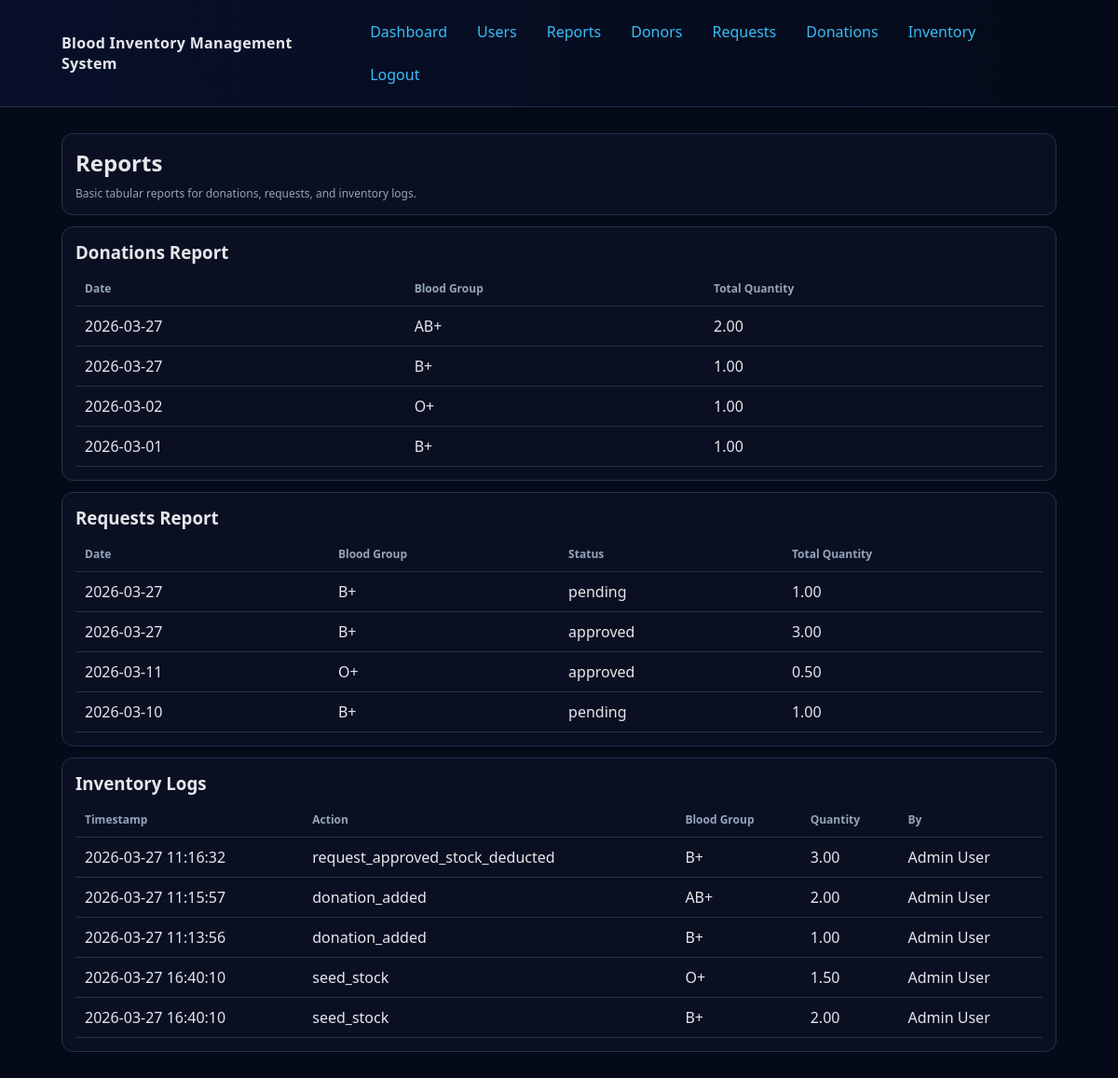
The app's page /reports (signed in) with its own data.
### tables this page shows
CREATE TABLE IF NOT EXISTS `inventory_logs` (
  `id` int NOT NULL AUTO_INCREMENT,
  `action` varchar(120) NOT NULL,
  `blood_group` varchar(5) NOT NULL,
  `quantity` decimal(8,2) NOT NULL,
  `performed_by` int NOT NULL,
  `timestamp` datetime NOT NULL,
  PRIMARY KEY (`id`),
  KEY `fk_log_user` (`performed_by`)
);

CREATE TABLE IF NOT EXISTS `users` (
  `id` int NOT NULL AUTO_INCREMENT,
  `name` varchar(120) NOT NULL,
  `email` varchar(180) NOT NULL,
  `password` varchar(255) NOT NULL,
  `role` enum('admin','receptionist','collection_staff') NOT NULL,
  `status` tinyint(1) NOT NULL DEFAULT '1',
  `created_at` datetime NOT NULL,
  PRIMARY KEY (`id`),
  UNIQUE KEY `email` (`email`)
);

### core/Controller.php (called while the page is built, shortened)
<?php
abstract class Controller
{
    protected function view(string $view, array $data = []): void
    {
        extract($data);
        $currentUser = Auth::user();
        $appName = config('app_name');
        require __DIR__ . '/../app/views/layouts/header.php';
        require __DIR__ . '/../app/views/' . $view . '.php';
        require __DIR__ . '/../app/views/layouts/footer.php';
    }
}

### app/controllers/ReportController.php (called while the page is built, shortened)
<?php
class ReportController extends Controller
{
    public function index(): void
    {
        $db = Database::connection();
        $donations = $db->query('
            SELECT d.date, d.blood_group, SUM(d.quantity) AS total_quantity
            FROM donations d
            GROUP BY d.date, d.blood_group
            ORDER BY d.date DESC, d.blood_group
            LIMIT 100
        ')->fetchAll();
        $requests = $db->query('
            SELECT r.date, r.blood_group, r.status, SUM(r.quantity) AS total_quantity
            FROM requests r
            GROUP BY r.date, r.blood_group, r.status
            ORDER BY r.date DESC, r.blood_group
            LIMIT 200
        ')->fetchAll();
        $logs = $db->query('
            SELECT l.*, u.name AS performed_by_name
            FROM inventory_logs l
            LEFT JOIN users u ON u.id = l.performed_by
            ORDER BY l.id DESC
            LIMIT 200
        ')->fetchAll();
        $this->view('reports/index', compact('donations', 'requests', 'logs'));
    }
}

### public/index.php (called while the page is built, shortened)
<?php
require __DIR__ . '/../core/Helpers.php';
require __DIR__ . '/../core/Auth.php';
require __DIR__ . '/../core/Controller.php';
require __DIR__ . '/../core/App.php';
require __DIR__ . '/../app/controllers/ReportController.php';
try {
    (new App())->run();
} catch (Throwable $e) {
    http_response_code(500);
    if ((bool) ($_ENV['APP_DEBUG'] ?? true)) {
        echo '<pre>' . e($e->getMessage()) . "\n" . e($e->getFile()) . ':' . e((string) $e->getLine()) . "\n\n" . e($e->getTraceAsString()) . '</pre>';
        exit;
    }
    echo 'Server error';
}

### config/config.php (called while the page is built, shortened)
<?php
return [
    'app_name' => 'Blood Inventory Management System',
    'base_path' => '',
    'db' => [
        'host' => '127.0.0.1',
        'port' => '3306',
        'name' => 'blood',
        'user' => 'root',
        'pass' => '',
        'charset' => 'utf8mb4',
    ],
];

### core/Helpers.php (called while the page is built, shortened)
<?php
function config(string $key, mixed $default = null): mixed
{
    static $config = null;
    if ($config === null) {
        $config = require __DIR__ . '/../config/config.php';
    }
    $parts = explode('.', $key);
    $value = $config;
    foreach ($parts as $part) {
        $value = $value[$part];
    }
    return $value;
}
function e(?string $value): string
{
    return htmlspecialchars((string) $value, ENT_QUOTES, 'UTF-8');
}

### core/Auth.php (called while the page is built, shortened)
<?php
class Auth
{
    public static function user(): ?array
    {
        return $_SESSION['user'] ?? null;
    }
}

### app/views/reports/index.php (the view, shortened to what this page needs)
<div class="card">
    <h2 style="margin:0 0 8px">Reports</h2>
    <div class="small">Basic tabular reports for donations, requests, and inventory logs.</div>
</div>
<div class="card">
    <h3 style="margin:0 0 8px">Donations Report</h3>
    <table>
        <thead><tr><th>Date</th><th>Blood Group</th><th>Total Quantity</th></tr></thead>
        <tbody>
        <?php foreach ($donations as $r): ?>
            <tr><td><?= e($r['date']) ?></td><td><?= e($r['blood_group']) ?></td><td><?= e((string) $r['total_quantity']) ?></td></tr>
        <?php endforeach; ?>
        </tbody>
    </table>
</div>
<div class="card">
    <h3 style="margin:0 0 8px">Requests Report</h3>
    <table>
        <thead><tr><th>Date</th><th>Blood Group</th><th>Status</th><th>Total Quantity</th></tr></thead>
        <tbody>
        <?php foreach ($requests as $r): ?>
            <tr><td><?= e($r['date']) ?></td><td><?= e($r['blood_group']) ?></td><td><?= e($r['status']) ?></td><td><?= e((string) $r['total_quantity']) ?></td></tr>
        <?php endforeach; ?>
        </tbody>
    </table>
</div>
<div class="card">
    <h3 style="margin:0 0 8px">Inventory Logs</h3>
    <table>
        <thead><tr><th>Timestamp</th><th>Action</th><th>Blood Group</th><th>Quantity</th><th>By</th></tr></thead>
        <tbody>
        <?php foreach ($logs as $l): ?>
            <tr>
                <td><?= e($l['timestamp']) ?></td>
                <td><?= e($l['action']) ?></td>
                <td><?= e($l['blood_group']) ?></td>
                <td><?= e((string) $l['quantity']) ?></td>
                <td><?= e($l['performed_by_name'] ?? '-') ?></td>
            </tr>
        <?php endforeach; ?>
        </tbody>
    </table>
</div>

### core/App.php (shortened to what this page needs)
<?php
class App
{
    private array $routes;
    public function __construct()
    {
        $this->routes = require __DIR__ . '/../routes/web.php';
    }
    public function run(): void
    {
        $method = $_SERVER['REQUEST_METHOD'];
        $uri = parse_url($_SERVER['REQUEST_URI'], PHP_URL_PATH) ?? '/';
        $uri = $uri === '' ? '/' : $uri;
        foreach ($this->routes as $route) {
            if ($method !== $route['method']) {
                continue;
            }
            $pattern = '#^' . preg_replace('/\{id\}/', '([0-9]+)', $route['path']) . '$#';
            if (preg_match($pattern, $uri, $matches) === 1) {
                array_shift($matches);
                [$controllerName, $action] = $route['handler'];
                $controller = new $controllerName();
                $controller->{$action}(...array_map('intval', $matches));
                return;
            }
        }
    }
}

### app/views/layouts/header.php (shortened to what this page needs)
<!doctype html>
<html lang="en">
<head>
    <link rel="stylesheet" href="<?= e(rtrim((string) config('base_path', ''), '/')) ?>/assets/style.css">
</head>
<body>
<div class="topbar">
    <div class="wrap">
        <div class="brand"><?= e($appName) ?></div>
        <div class="nav">
            <?php if ($currentUser): ?>
                <a href="<?= e(rtrim((string) config('base_path', ''), '/')) ?>/dashboard">Dashboard</a>
                <?php if ($currentUser['role'] === 'admin'): ?>
                    <a href="<?= e(rtrim((string) config('base_path', ''), '/')) ?>/users">Users</a>
                    <a href="<?= e(rtrim((string) config('base_path', ''), '/')) ?>/reports">Reports</a>
                <?php endif; ?>
                <?php if (in_array($currentUser['role'], ['admin','receptionist'], true)): ?>
                    <a href="<?= e(rtrim((string) config('base_path', ''), '/')) ?>/donors">Donors</a>
                    <a href="<?= e(rtrim((string) config('base_path', ''), '/')) ?>/requests">Requests</a>
                <?php endif; ?>
                <?php if (in_array($currentUser['role'], ['admin','collection_staff'], true)): ?>
                    <a href="<?= e(rtrim((string) config('base_path', ''), '/')) ?>/donations">Donations</a>
                    <a href="<?= e(rtrim((string) config('base_path', ''), '/')) ?>/inventory">Inventory</a>
                <?php endif; ?>
                <a href="<?= e(rtrim((string) config('base_path', ''), '/')) ?>/logout">Logout</a>
            <?php else: ?>
                <a href="<?= e(rtrim((string) config('base_path', ''), '/')) ?>/login">Login</a>
            <?php endif; ?>
        </div>
    </div>
</div>
<div class="wrap">

### app/views/layouts/footer.php (shortened to what this page needs)
</div>
</body>
</html>

### public/assets/style.css (style rules this page uses)
:root { --bg:#0f172a; --card:#0b1225; --text:#e5e7eb; --muted:#94a3b8; --line:#23314f; --accent:#38bdf8; --danger:#fb7185; --ok:#34d399; }
* { box-sizing:border-box }
body { margin:0;font-family:system-ui,-apple-system,Segoe UI,Roboto,Ubuntu,Helvetica,Arial,sans-serif;background:#050a18;color:var(--text) }
a { color:var(--accent);text-decoration:none }
.wrap { max-width:1100px;margin:0 auto;padding:16px }
.topbar { background:linear-gradient(90deg,#08102a,#050a18);border-bottom:1px solid var(--line) }
.topbar .wrap { display:flex;align-items:center;justify-content:space-between;gap:12px }
.brand { font-weight:700;letter-spacing:.3px }
.nav { display:flex;gap:10px;flex-wrap:wrap }
.nav a { padding:6px 10px;border:1px solid transparent;border-radius:8px }
.card { background:rgba(15,23,42,.55);border:1px solid var(--line);border-radius:12px;padding:14px;margin:12px 0 }
table { width:100%;border-collapse:collapse }
th,td { border-bottom:1px solid var(--line);padding:10px;text-align:left;vertical-align:top }
th { color:var(--muted);font-weight:600;font-size:12px }
.small { font-size:12px;color:var(--muted) }

### records on screen
inventory_logs: timestamp "2026-03-27 11:16:32", action "request_approved_stock_deducted", blood_group "B+", quantity "3.00", users.name "Admin User"
inventory_logs: timestamp "2026-03-27 11:15:57", action "donation_added", blood_group "AB+", quantity "2.00", users.name "Admin User"
inventory_logs: timestamp "2026-03-27 11:13:56", action "donation_added", blood_group "B+", quantity "1.00", users.name "Admin User"
inventory_logs: timestamp "2026-03-27 16:40:10", action "seed_stock", blood_group "O+", quantity "1.50", users.name "Admin User"
inventory_logs: timestamp "2026-03-27 16:40:10", action "seed_stock", blood_group "B+", quantity "2.00", users.name "Admin User"

### other values on screen
$r['date'] "2026-03-27"
$r['blood_group'] "AB+"
$r['total_quantity'] "2.00"
$r['blood_group'] "B+"
$r['total_quantity'] "1.00"
$r['date'] "2026-03-02"
$r['blood_group'] "O+"
$r['date'] "2026-03-01"
$r['status'] "pending"
$r['status'] "approved"
$r['total_quantity'] "3.00"
$r['date'] "2026-03-11"
$r['total_quantity'] "0.50"
$r['date'] "2026-03-10"
